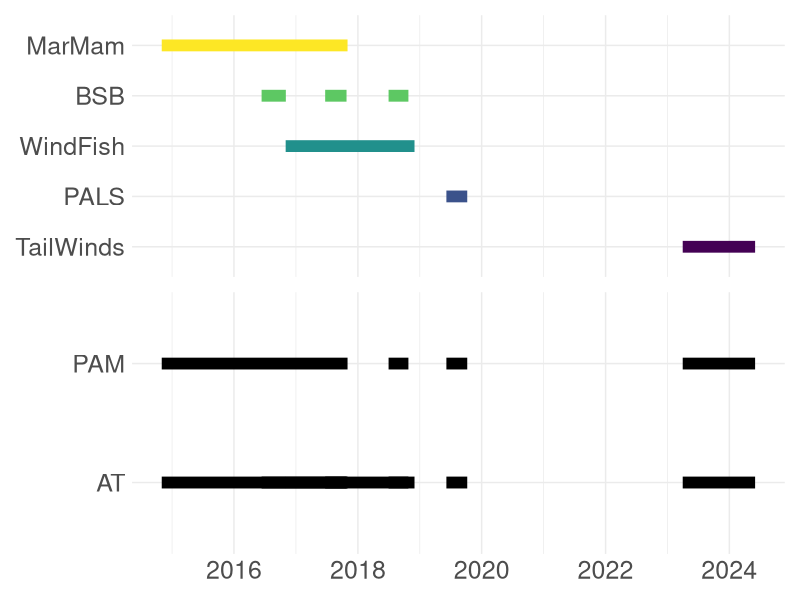

The R source for this figure:
library(data.table)

timeline <-
'project,   stdate,       enddate,    pam,  telem
 MarMam,    2014-11-01,   2017-11-01, T,    T
 BSB,       2016-06-12,   2016-11-02, F,    T
 WindFish,  2016-11-01,   2018-12-01, F,    T
 BSB,       2017-06-22,   2017-10-26, F,    T
 BSB,       2018-07-01,   2018-10-26, T,    T
 PALS,      2019-06-07,   2019-10-08, T,    T
 TailWinds, 2023-04-01,   2024-06-01, T,    T' |> 
  fread(text = _) |> 
  _[, project := factor(project,
                        levels = rev(unique(project)),
                        ordered = TRUE)]
 
library(ggplot2)

proj_gantt <- ggplot(data = timeline) +
  geom_segment(aes(x = stdate, xend = enddate, y = project,
                   color = project),
               linewidth = 4, show.legend = FALSE) +
  theme_minimal() +
  theme(axis.text = element_text(size = 18)) +
  labs(x = NULL, y = NULL)

timeline_melt <- melt(timeline, measure.vars = c('pam', 'telem')) |> 
  _[, variable := ifelse(variable == 'pam', 'PAM', 'AT')]

gear_gantt <- ggplot(data = timeline_melt[value == 'T']) +
  geom_segment(aes(x = stdate, xend = enddate, y = variable),
               linewidth = 4, show.legend = FALSE) +
  theme_minimal() +
  theme(axis.text = element_text(size = 18)) +
  labs(x = NULL, y = NULL)

library(patchwork)

proj_gantt / gear_gantt + 
  plot_layout(axes = 'collect')
